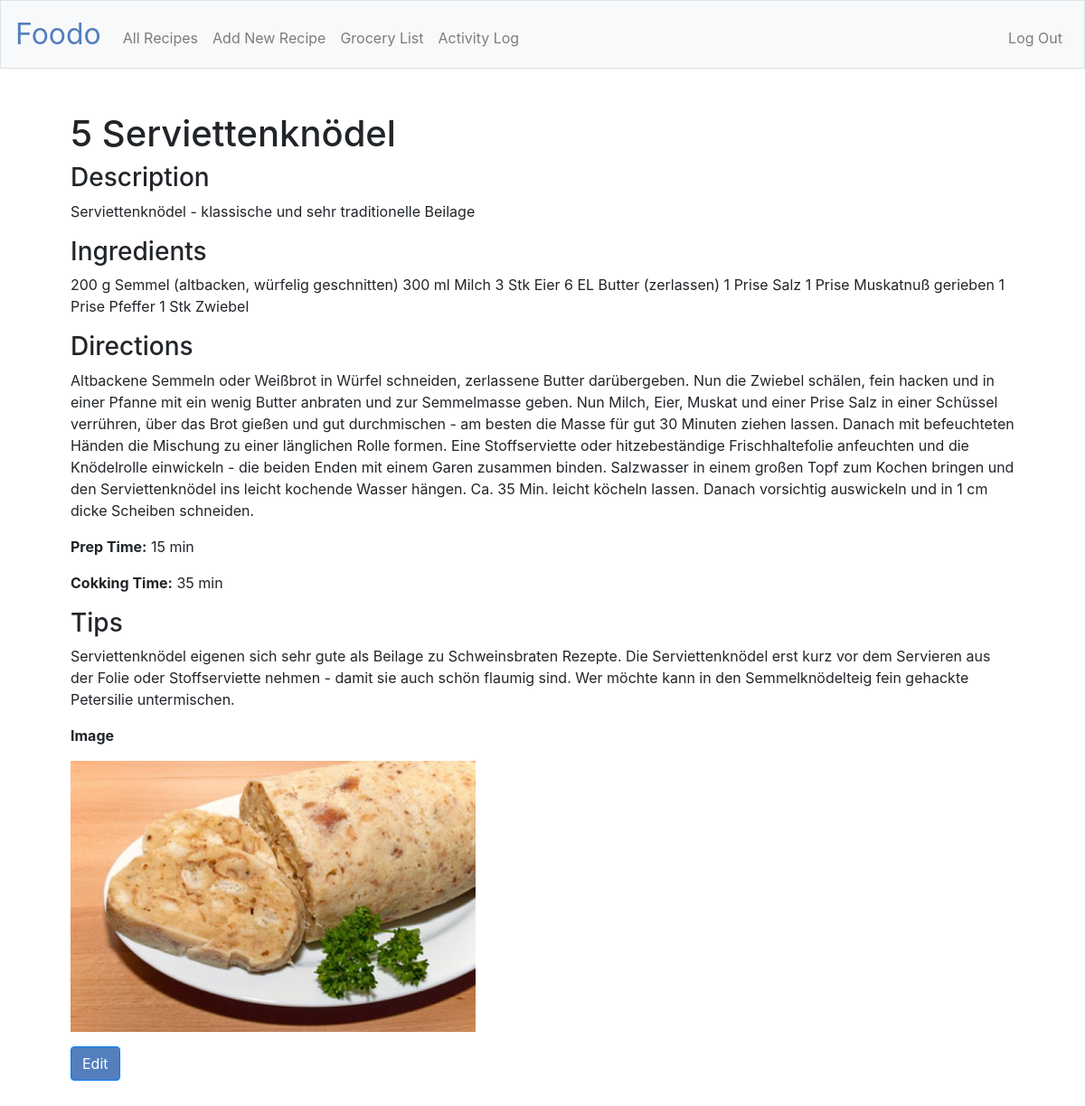
The app's page /recipe_detail/5 (signed in) with its own data.
### tables this page shows
CREATE TABLE "recipes" (
	"id"	INTEGER NOT NULL,
	"user_id"	INTEGER,
	"name"	TEXT NOT NULL,
	"description"	TEXT,
	"ingredients"	TEXT NOT NULL,
	"directions"	TEXT,
	"prep_time"	INTEGER NOT NULL,
	"cooking_time"	INTEGER NOT NULL,
	"tips"	TEXT,
	"image"	BLOB,
	PRIMARY KEY("id")
);

### application.py (the view)
@app.route("/recipe_detail/<recipe_id>")
@login_required
def recipe_detail(recipe_id):
    recipe_detail = db.execute("SELECT id, name, description, ingredients, directions, prep_time, cooking_time, tips, image FROM recipes WHERE id = :recipe_id", recipe_id=recipe_id)
    recipe_id = recipe_id
    name = recipe_detail[0]["name"]
    description = recipe_detail[0]["description"]
    ingredients = recipe_detail[0]["ingredients"]
    directions = recipe_detail[0]["directions"]
    prep_time = recipe_detail[0]["prep_time"]
    cooking_time = recipe_detail[0]["cooking_time"]
    tips = recipe_detail[0]["tips"]
    image = recipe_detail[0]["image"]
    return render_template("recipe_detail.html", name=name, description=description, recipe_id=recipe_id,
        image=image, ingredients=ingredients, directions=directions, prep_time=prep_time, cooking_time=cooking_time, tips=tips)

### application.py (called while the page is built)
@app.after_request
def after_request(response):
    response.headers["Cache-Control"] = "no-cache, no-store, must-revalidate"
    response.headers["Expires"] = 0
    response.headers["Pragma"] = "no-cache"
    return response

### helpers.py (called while the page is built)
def login_required(f):
    @wraps(f)
    def decorated_function(*args, **kwargs):
        if session.get("user_id") is None:
            return redirect("/login")
        return f(*args, **kwargs)
    return decorated_function

### templates/recipe_detail.html (shortened to what this page needs)
{% extends "layout.html" %}
{% block main %}
<div class="detail">
    <form action="/recipe_detail" method="get">
        <h1>{{recipe_id}} {{name}}</h1>
        <h3>Description</h3>
        <p>{{description}}</p>
        <h3>Ingredients</h3>
        <p>{{ingredients}}</p>
        <h3>Directions</h3>
        <p>{{directions}}</p>
        <p><b>Prep Time:</b> {{prep_time}} min</p>
        <p><b>Cokking Time:</b> {{cooking_time}} min</p>
        <h3>Tips</h3>
        <p>{{tips}}</p>
        <p><b>Image</b><p>
        <p><img src="/static/{{image}}" alt="{{image}} width="200" height="300""></p>
        <p><a class="btn btn-primary" type="hidden" name="edit" value="recipe_id" href="/recipe_edit/{{ recipe_id }}">Edit</a></p>
    </form>
</div>
{% endblock %}

### static/styles.css (style rules this page uses)
main img { max-width: 100%; }
.btn-primary, .btn-primary:hover, .btn-primary:active, .btn-primary:visited { background-color: #537fbe; }
.detail { text-align: left; }

### records on screen
recipes: name "Serviettenknödel", description "Serviettenknödel - klassische und sehr traditionelle Beilage", ingredients "200 g Semmel (altbacken, würfelig geschnitten) 300 ml Milch 3 Stk Eier 6 EL Butter (zerlassen) 1 Prise Salz 1 Prise Muskatnuß gerieben 1 Prise Pfeffer 1 Stk Zwiebel", directions "Altbackene Semmeln oder Weißbrot in Würfel schneiden, zerlassene Butter darübergeben. Nun die Zwiebel schälen, fein hacken und in einer Pfanne mit ein wenig Butter anbraten und zur Semmelmasse geben. Nun Milch, Eier, Muskat und einer Prise Salz in einer Schüssel verrühren, über das Brot gießen und gut durchmischen - am besten die Masse für gut 30 Minuten ziehen lassen. Danach mit befeuchteten Händen die Mischung zu einer länglichen Rolle formen. Eine Stoffserviette oder hitzebeständige Frischhaltefolie anfeuchten und die Knödelrolle einwickeln - die beiden Enden mit einem Garen zusammen binden. Salzwasser in einem großen Topf zum Kochen bringen und den Serviettenknödel ins leicht kochende…", tips "Serviettenknödel eigenen sich sehr gute als Beilage zu Schweinsbraten Rezepte. Die Serviettenknödel erst kurz vor dem Servieren aus der Folie oder Stoffserviette nehmen - damit sie auch schön flaumig sind. Wer möchte kann in den Semmelknödelteig fein gehackte Petersilie untermischen.", image (picture)

### other values on screen
{{ recipe_id }} "5"
{{ prep_time }} "15"
{{ cooking_time }} "35"
